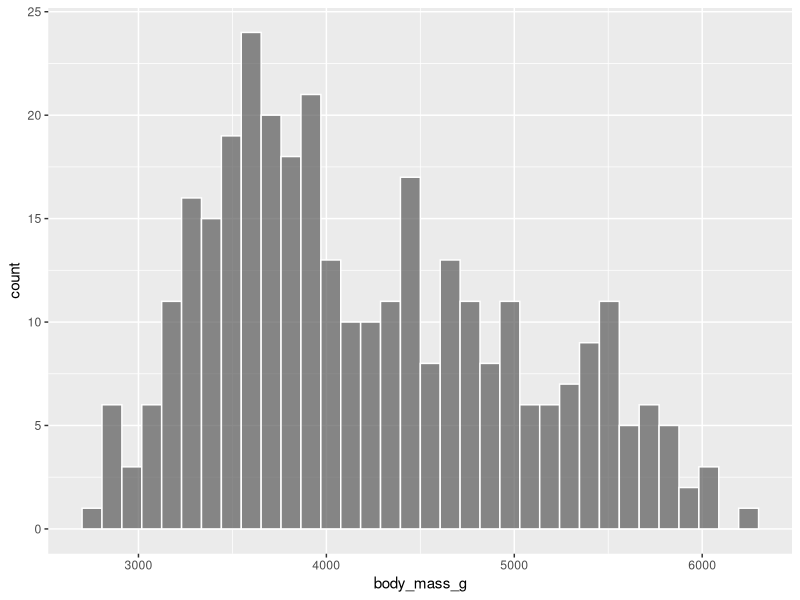
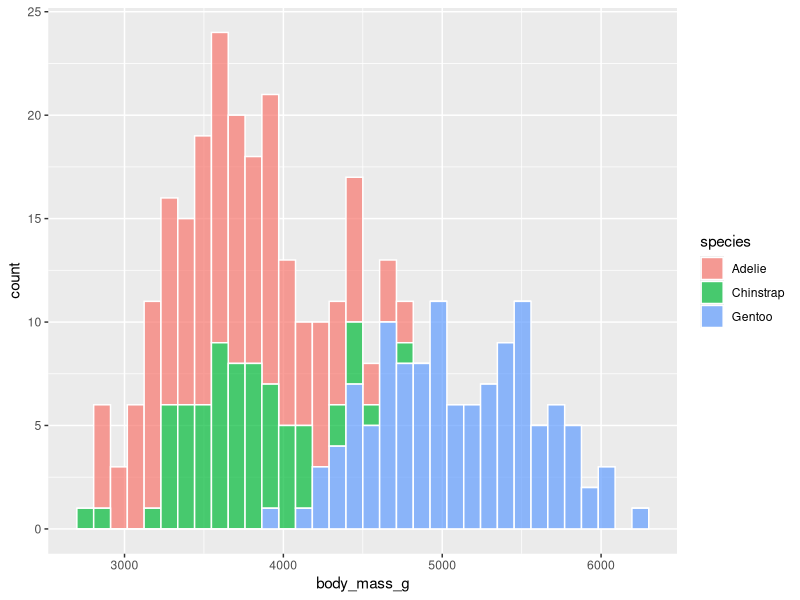
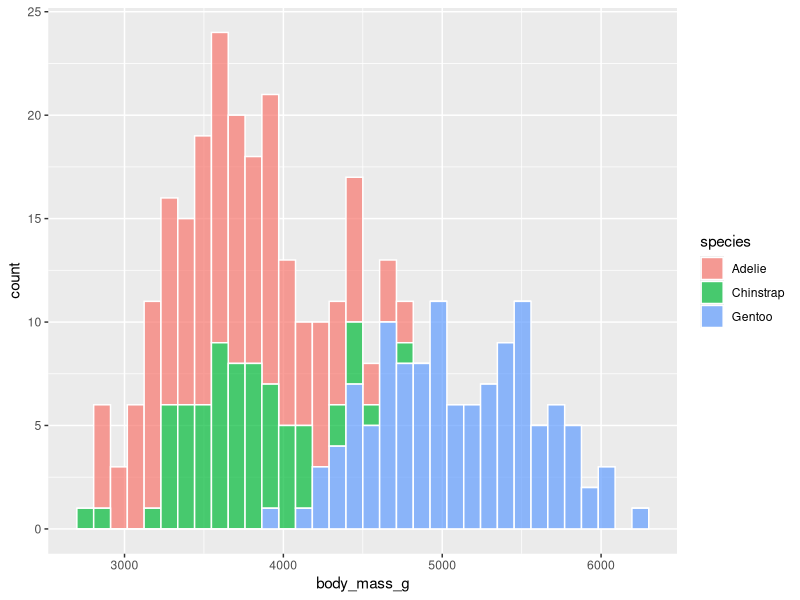
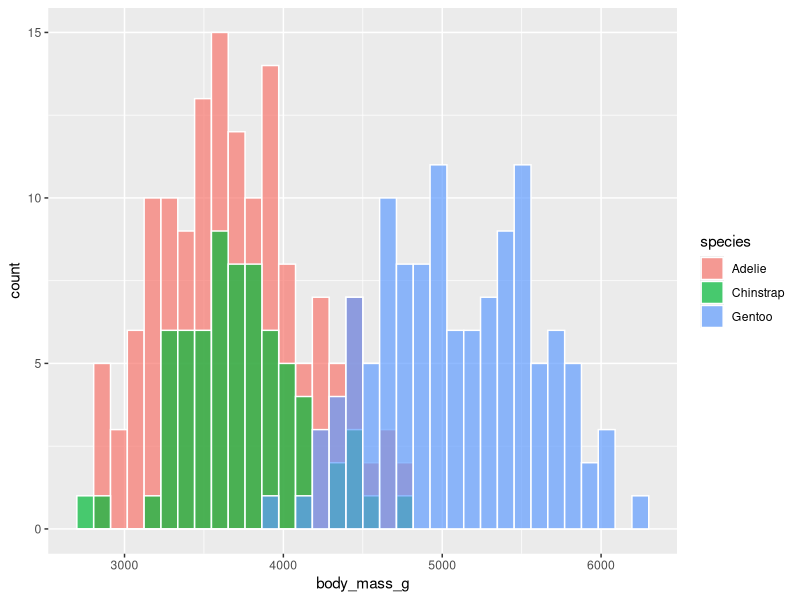
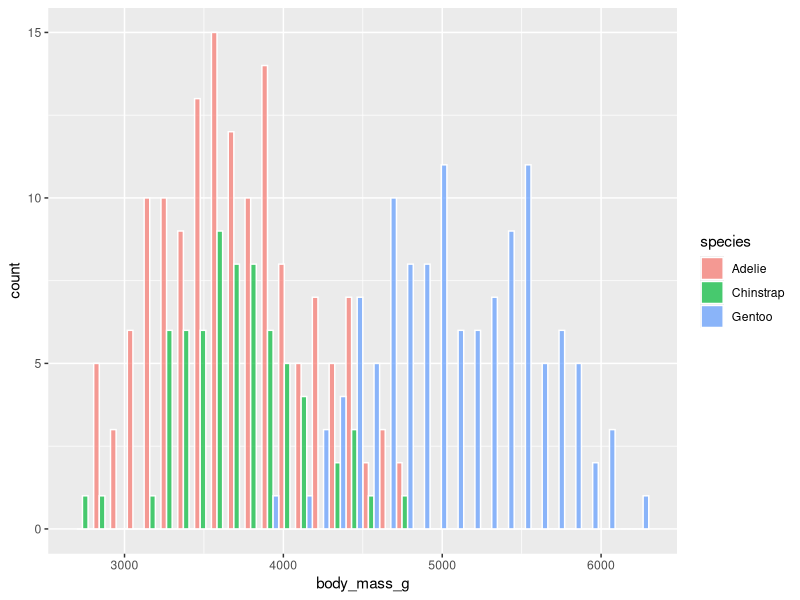

Here is the R script that generated these plots, in order:
## ---- chunk 1
library(tidyverse)
library(palmerpenguins)
penguins <- penguins %>% drop_na()
penguins
## ---- chunk 2
penguins %>%
  ggplot(aes(x = body_mass_g)) +
  geom_histogram(bins = 35, alpha = 0.7, color = "white")
## ---- chunk 3
penguins %>%
  mutate(interval = cut(body_mass_g, breaks = 35)) %>% 
  count(interval)
## ---- chunk 4
penguins %>%
  mutate(interval = ggplot2::cut_interval(body_mass_g, n = 35)) %>% 
  count(interval)
## ---- chunk 5
penguins %>%
  ggplot(aes(x = body_mass_g, fill = species)) +
  geom_histogram(bins = 35, alpha = 0.7, color = "white")
## ---- chunk 6
penguins %>%
  mutate(interval = cut(body_mass_g, breaks = 35)) %>% 
  count(interval, species)
## ---- chunk 7
penguins %>%
  ggplot(aes(x = body_mass_g, fill = species)) +
  geom_histogram(bins = 35, alpha = 0.7, position = "stack", color = "white")  # 默认
## ---- chunk 8
penguins %>%
  ggplot(aes(x = body_mass_g, fill = species)) +
  geom_histogram(bins = 35, alpha = 0.7, position = "identity", color = "white")
## ---- chunk 9
penguins %>%
  ggplot(aes(x = body_mass_g, fill = species)) +
  geom_histogram(bins = 35, alpha = 0.7, position = "dodge", color = "white")  
